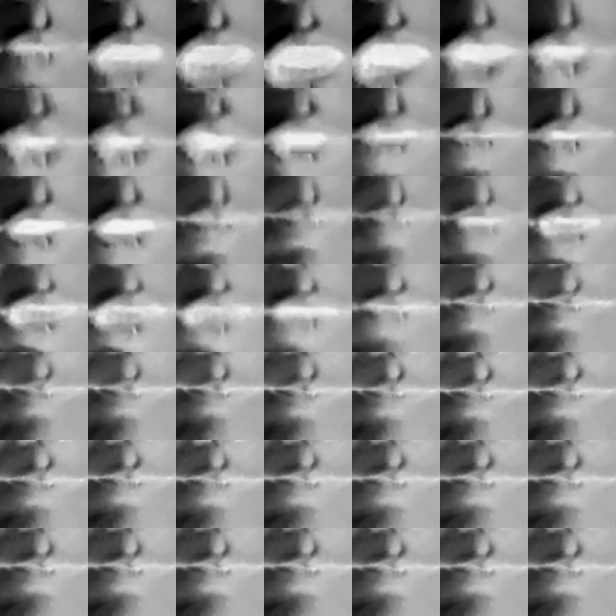
#> input picture DatasetITA-Ratio-N/Test/b/AF_Word_b_04_01.png, 616 x 616 px; its folder holds only this picture in this run
$ jupyter execute negative_images.ipynb
#> lines starting #> are read from the running program, lines starting #| are printed output that depends on the picture
[cell 1]
import os
from skimage.io import imread

from PIL import Image, ImageFilter

os.getcwd()

[cell 2]
from skimage.io import imsave

os.chdir('../DatasetITA-Ratio-N')

for f in os.listdir():
    os.chdir(f)
    print(f)
    for sub in os.listdir():
        os.chdir(sub)
        print(sub)
        for img in os.listdir():
            print(img)

            image = imread(img)
#> image is the input picture: shape (616, 616); min 0, max 243, mean 136.5
            negative = 255 - image
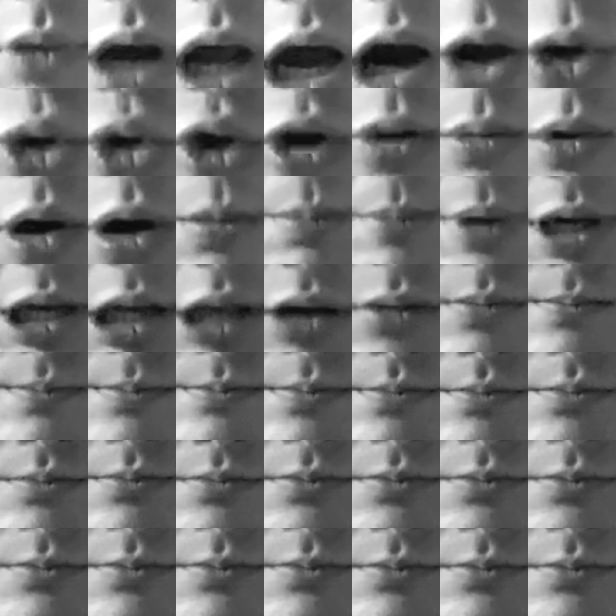
#> negative: shape (616, 616); min 12, max 255, mean 118.5
            imsave(img, negative)
        os.chdir('..')
    os.chdir('..')


$ run again, on DatasetITA-Ratio-N/Test/c/RC_Word_c_17_03.png
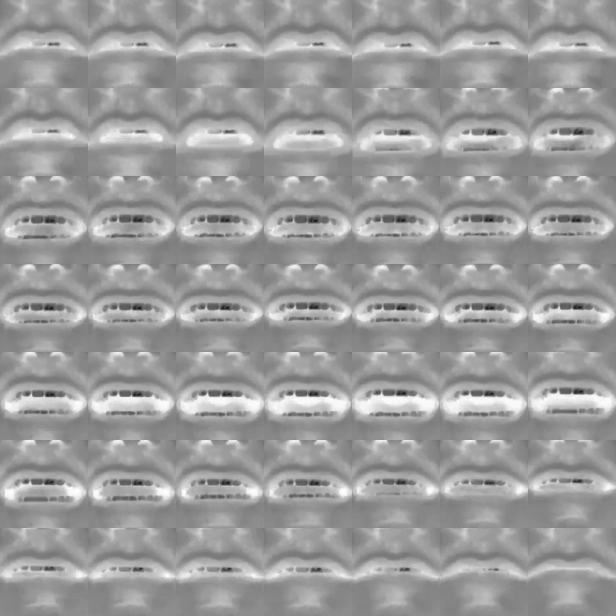
#> input picture DatasetITA-Ratio-N/Test/c/RC_Word_c_17_03.png, 616 x 616 px
#> image is the input picture: shape (616, 616); min 23, max 255, mean 155.7
#> `negative = 255 - image`:
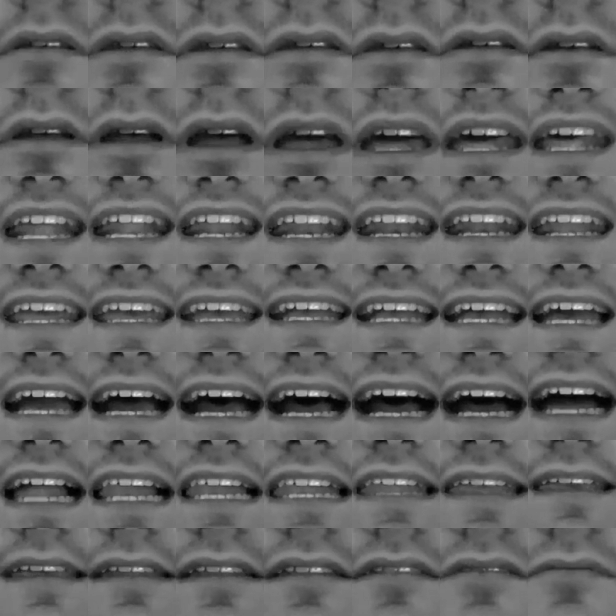
#> negative: shape (616, 616); min 0, max 232, mean 99.3
